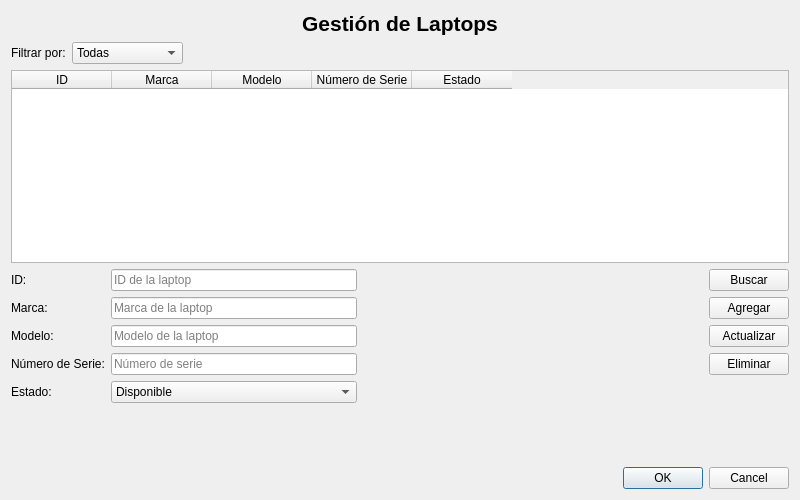
<?xml version="1.0" encoding="UTF-8"?>
<ui version="4.0">
 <class>LaptopManagerDialog</class>
 <widget class="QDialog" name="LaptopManagerDialog">
  <property name="geometry">
   <rect>
    <x>0</x>
    <y>0</y>
    <width>800</width>
    <height>500</height>
   </rect>
  </property>
  <property name="windowTitle">
   <string>Gestión de Laptops</string>
  </property>
  <layout class="QVBoxLayout" name="verticalLayout_2">
   <item>
    <widget class="QLabel" name="label_title">
     <property name="font">
      <font>
       <pointsize>16</pointsize>
       <weight>75</weight>
       <bold>true</bold>
      </font>
     </property>
     <property name="text">
      <string>Gestión de Laptops</string>
     </property>
     <property name="alignment">
      <set>Qt::AlignCenter</set>
     </property>
    </widget>
   </item>
   <item>
    <layout class="QHBoxLayout" name="horizontalLayout_3">
     <item>
      <widget class="QLabel" name="label_filter">
       <property name="text">
        <string>Filtrar por:</string>
       </property>
      </widget>
     </item>
     <item>
      <widget class="QComboBox" name="cmb_laptop_filter">
       <item>
        <property name="text">
         <string>Todas</string>
        </property>
       </item>
       <item>
        <property name="text">
         <string>Disponible</string>
        </property>
       </item>
       <item>
        <property name="text">
         <string>Prestado</string>
        </property>
       </item>
       <item>
        <property name="text">
          <string>En Reparación</string>
        </property>
       </item>
      </widget>
     </item>
     <item>
      <spacer name="horizontalSpacer_2">
       <property name="orientation">
        <enum>Qt::Horizontal</enum>
       </property>
       <property name="sizeHint" stdset="0">
        <size>
         <width>40</width>
         <height>20</height>
        </size>
       </property>
      </spacer>
     </item>
    </layout>
   </item>
   <item>
    <widget class="QTableWidget" name="table_laptops">
     <property name="editTriggers">
      <set>QAbstractItemView::NoEditTriggers</set>
     </property>
     <property name="selectionBehavior">
      <set>QAbstractItemView::SelectRows</set>
     </property>
     <column>
      <property name="text">
       <string>ID</string>
      </property>
     </column>
     <column>
      <property name="text">
       <string>Marca</string>
      </property>
     </column>
     <column>
      <property name="text">
       <string>Modelo</string>
      </property>
     </column>
     <column>
      <property name="text">
        <string>Número de Serie</string>
      </property>
     </column>
     <column>
      <property name="text">
       <string>Estado</string>
      </property>
     </column>
    </widget>
   </item>
   <item>
    <layout class="QHBoxLayout" name="horizontalLayout">
     <item>
      <layout class="QFormLayout" name="formLayout">
       <item row="0" column="0">
        <widget class="QLabel" name="label">
         <property name="text">
          <string>ID:</string>
         </property>
        </widget>
       </item>
       <item row="0" column="1">
        <widget class="QLineEdit" name="txt_laptop_id">
         <property name="placeholderText">
          <string>ID de la laptop</string>
         </property>
        </widget>
       </item>
       <item row="1" column="0">
        <widget class="QLabel" name="label_2">
         <property name="text">
          <string>Marca:</string>
         </property>
        </widget>
       </item>
       <item row="1" column="1">
        <widget class="QLineEdit" name="txt_brand">
         <property name="placeholderText">
          <string>Marca de la laptop</string>
         </property>
        </widget>
       </item>
       <item row="2" column="0">
        <widget class="QLabel" name="label_3">
         <property name="text">
          <string>Modelo:</string>
         </property>
        </widget>
       </item>
       <item row="2" column="1">
        <widget class="QLineEdit" name="txt_model">
         <property name="placeholderText">
          <string>Modelo de la laptop</string>
         </property>
        </widget>
       </item>
       <item row="3" column="0">
        <widget class="QLabel" name="label_4">
         <property name="text">
          <string>Número de Serie:</string>
         </property>
        </widget>
       </item>
       <item row="3" column="1">
         <widget class="QLineEdit" name="txt_serial_number">
          <property name="placeholderText">
          <string>Número de serie</string>
          </property>
         </widget>
       </item>
       <item row="4" column="0">
        <widget class="QLabel" name="label_5">
         <property name="text">
          <string>Estado:</string>
         </property>
        </widget>
       </item>
       <item row="4" column="1">
        <widget class="QComboBox" name="cmb_status">
         <item>
          <property name="text">
           <string>Disponible</string>
          </property>
         </item>
         <item>
          <property name="text">
           <string>Prestado</string>
          </property>
         </item>
         <item>
            <property name="text">
            <string>En Reparación</string>
            </property>
         </item>
        </widget>
       </item>
      </layout>
     </item>
     <item>
      <spacer name="horizontalSpacer">
       <property name="orientation">
        <enum>Qt::Horizontal</enum>
       </property>
       <property name="sizeHint" stdset="0">
        <size>
         <width>40</width>
         <height>20</height>
        </size>
       </property>
      </spacer>
     </item>
     <item>
      <layout class="QVBoxLayout" name="verticalLayout">
       <item>
        <widget class="QPushButton" name="btn_search">
         <property name="text">
          <string>Buscar</string>
         </property>
        </widget>
       </item>
       <item>
        <widget class="QPushButton" name="btn_add">
         <property name="text">
          <string>Agregar</string>
         </property>
        </widget>
       </item>
       <item>
        <widget class="QPushButton" name="btn_update">
         <property name="text">
          <string>Actualizar</string>
         </property>
        </widget>
       </item>
       <item>
        <widget class="QPushButton" name="btn_delete">
         <property name="text">
          <string>Eliminar</string>
         </property>
        </widget>
       </item>
       <item>
        <spacer name="verticalSpacer">
         <property name="orientation">
          <enum>Qt::Vertical</enum>
         </property>
         <property name="sizeHint" stdset="0">
        <size>
         <width>20</width>
         <height>40</height>
        </size>
       </property>
        </spacer>
       </item>
      </layout>
     </item>
    </layout>
   </item>
   <item>
    <widget class="QDialogButtonBox" name="buttonBox">
     <property name="standardButtons">
      <set>QDialogButtonBox::Cancel|QDialogButtonBox::Ok</set>
     </property>
    </widget>
   </item>
  </layout>
 </widget>
 <resources/>
 <connections>
  <connection>
   <sender>buttonBox</sender>
   <signal>accepted()</signal>
   <receiver>LaptopManagerDialog</receiver>
   <slot>accept()</slot>
   <hints>
    <hint type="sourcelabel">
     <x>399</x>
     <y>479</y>
    </hint>
    <hint type="destinationlabel">
     <x>399</x>
     <y>249</y>
    </hint>
   </hints>
  </connection>
  <connection>
   <sender>buttonBox</sender>
   <signal>rejected()</signal>
   <receiver>LaptopManagerDialog</receiver>
   <slot>reject()</slot>
   <hints>
    <hint type="sourcelabel">
     <x>399</x>
     <y>479</y>
    </hint>
    <hint type="destinationlabel">
     <x>399</x>
     <y>249</y>
    </hint>
   </hints>
  </connection>
 </connections>
</ui>
